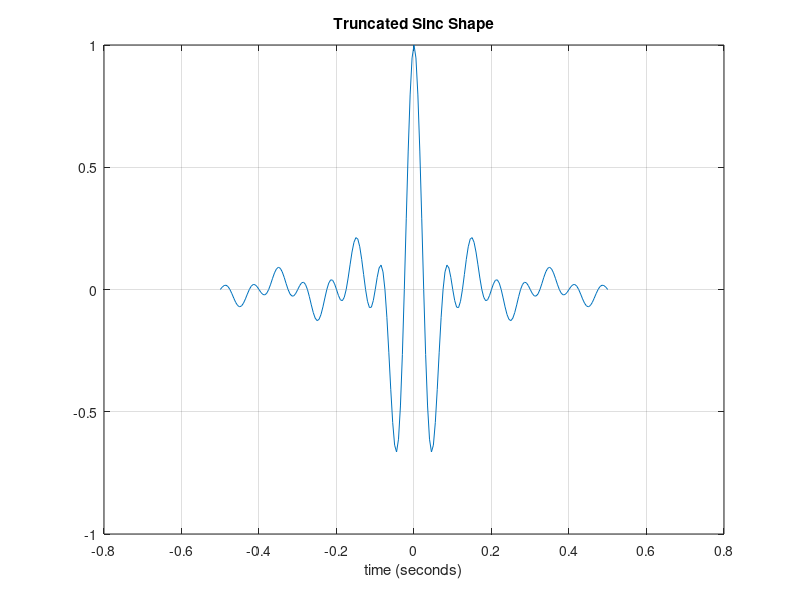
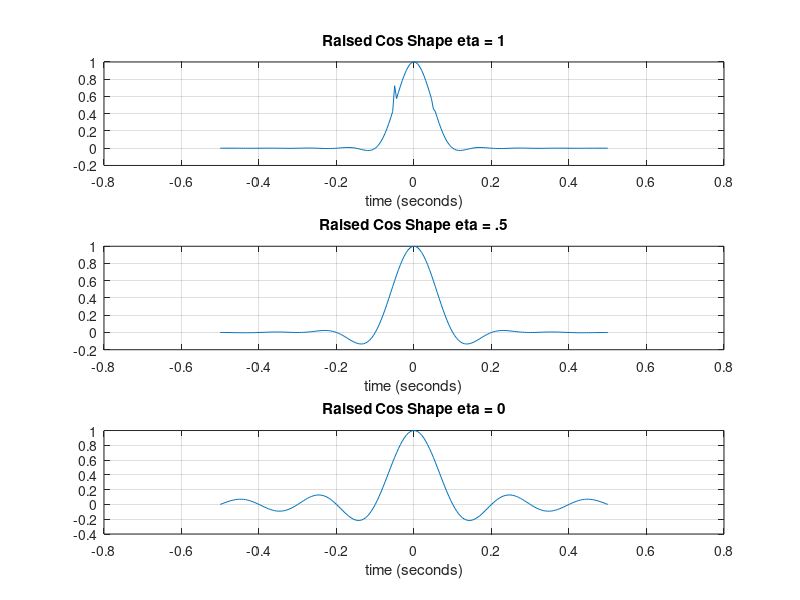
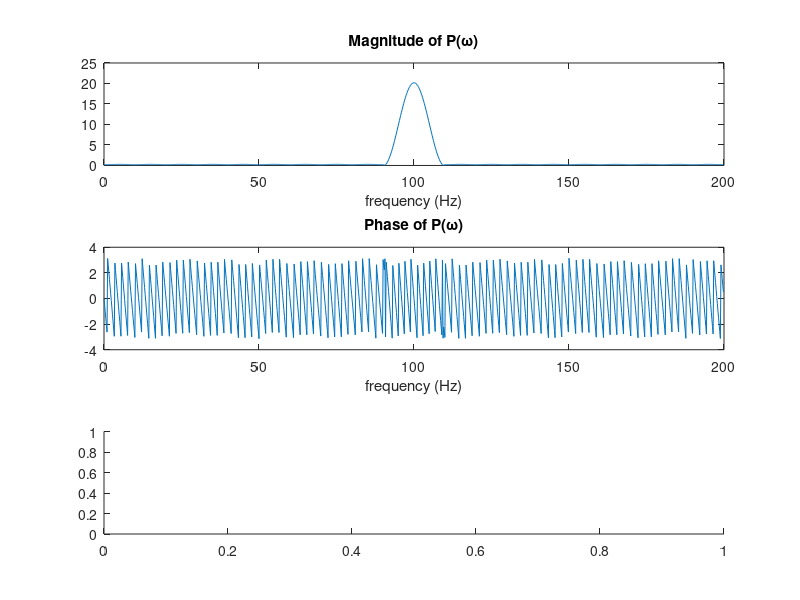

MATLAB code for these plots, in order: (Note: this script raises an error after producing the figures.)
%% Case study 2
%% Introduction
% * Author:                   Amelia Hines, Dayan Parker, Pavly Youssef
% * Class:                    ESE 351
% * Date:                     Created 4/20/2024, Last Edited 4/30/2024
%% create pulse shapes
Ts=0.1; %define period in miliseconds
bw=1;
dt=0.005; %define sampleing rate
t=-Ts*5:dt:Ts*5; %define time vector from 0 to T
fs=1/dt;
N = 1024; %FFT length
beta1 = 1; %Different Beta Values
beta2 = .5;
beta3 = 0;
name1 = 'Truncated Sinc';
name2 = 'Raised Cosine';

raisCos_1B1 = sinc(t/Ts).*(cos(pi*beta1*t/Ts)./(1-(2*beta1*t/Ts).^2)); %define raised cos
raisCos_1B2 = sinc(t/Ts).*(cos(pi*beta2*t/Ts)./(1-(2*beta2*t/Ts).^2)); %define raised cos
raisCos_1B3 = sinc(t/Ts).*(cos(pi*beta3*t/Ts)./(1-(2*beta3*t/Ts).^2)); %define raised cos
raisCos_1B2(t == Ts/(2*beta2) | t == -Ts/(2*beta2)) = pi/4*sinc(1/(2*beta2)); %Deal with 0
raisCos_1B3(t == Ts/(2*beta3) | t == -Ts/(2*beta3)) = pi/4*sinc(1/(2*beta3)); %Deal with 0
raisCos_2 = raisCos_1B1;
raisCos_3 = raisCos_1B1;
raisCos_1B2(t == Ts/(2*beta1) | t == -Ts/(2*beta1)) = pi/4*sinc(1/(2*beta1)); %Deal with 0
raisCos_1 = raisCos_1B1.*cos(2*pi*10*t); %Define shift
raisCos_2(t == Ts/(2*beta1) | t == -Ts/(2*beta1)) = pi/4*sinc(1/(2*beta1));
raisCos_2 = raisCos_2.*cos(2*pi*20*t);
raisCos_3(t == Ts/(2*beta1) | t == -Ts/(2*beta1)) = pi/4*sinc(1/(2*beta1));
raisCos_3 = raisCos_3.*cos(2*pi*30*t);
sinc_1=sinc(t/Ts).*cos(2*pi*10*t); %define truncated sin function
sinc_2=sinc(t/Ts).*cos(2*pi*20*t); %define shifted truncated sin function
sinc_3=sinc(t/Ts).*cos(2*pi*30*t); %define shifted sinc

figure 
plot(t,sinc_1), title ("Truncated Sinc Shape"),  xlabel('time (seconds)')
grid on

figure 
subplot(3,1,1)
plot(t,raisCos_1B1), title ("Raised Cos Shape \beta = 1"),  xlabel('time (seconds)')
grid on

subplot(3,1,2);
plot(t,raisCos_1B2), title ("Raised Cos Shape \beta = .5"),  xlabel('time (seconds)')
grid on

subplot(3,1,3);
plot(t,raisCos_1B3), title ("Raised Cos Shape \beta = 0"),  xlabel('time (seconds)')
grid on

%Unshifted Raised Cos in Freq
rcos1B1_jw = fftshift(fft(raisCos_1B1,N));
rcos1B2_jw = fftshift(fft(raisCos_1B2,N));
rcos1B3_jw = fftshift(fft(raisCos_1B3,N));
f = 0:(fs/bw)/N:(fs/bw)-(fs/bw)/N;

figure
title('P(\omega): Raised Cosine Unshifted \beta = 1')
subplot(3,1,1), plot(f,abs(rcos1B1_jw)), title('Magnitude of P(\omega)')
xlabel('frequency (Hz)')

subplot(3,1,2), plot(f,angle(rcos1B1_jw)), title('Phase of P(\omega)')
xlabel('frequency (Hz)')

subplot(3,1,3), spectrogram(rcos1B1_jw), title('Spectrogram of P(\omega)')

figure
title('P(\omega): Raised Cosine Unshifted \beta = .5')
subplot(3,1,1), plot(f,abs(rcos1B2_jw)), title('Magnitude of P(\omega)')
xlabel('frequency (Hz)')

subplot(3,1,2), plot(f,angle(rcos1B2_jw)), title('Phase of P(\omega)')
xlabel('frequency (Hz)')

subplot(3,1,3), spectrogram(rcos1B2_jw), title('Spectrogram of P(\omega)')

figure
title('P(\omega): Raised Cosine Unshifted \beta = 0')
subplot(3,1,1), plot(f,abs(rcos1B3_jw)), title('Magnitude of P(\omega)')
xlabel('frequency (Hz)')

subplot(3,1,2), plot(f,angle(rcos1B3_jw)), title('Phase of P(\omega)')
xlabel('frequency (Hz)')

subplot(3,1,3), spectrogram(rcos1B3_jw), title('Spectrogram of P(\omega)')

%10Hz
sinc_jw = fftshift(fft(sinc_1,N)); %take the fft of p(t)
rcos_jw1 =  fftshift(fft(raisCos_1,N));
%plot the frequnecy response of p(t)
figure
title('P(\omega): Truncated Sinc (10Hz)')
subplot(3,1,1), plot(f,abs(sinc_jw)), title('Magnitude of P(\omega)')
xlabel('frequency (Hz)')

subplot(3,1,2), plot(f,angle(sinc_jw)), title('Phase of P(\omega)')
xlabel('frequency (Hz)')

subplot(3,1,3), spectrogram(sinc_jw), title('Spectrogram of P(\omega)')

figure
title('P(\omega): Raised Cosine (10Hz)')
subplot(3,1,1), plot(f,abs(rcos_jw1)), title('Magnitude of P(\omega)')
xlabel('frequency (Hz)')

subplot(3,1,2), plot(f,angle(rcos_jw1)), title('Phase of P(\omega)')
xlabel('frequency (Hz)')

subplot(3,1,3), spectrogram(rcos_jw1), title('Spectrogram of P(\omega)')

%20 Hz
sinc_jw2 = fftshift(fft(sinc_2,N)); %take the fft of p(t)
rcos_jw2 =  fftshift(fft(raisCos_2,N));

figure
title('P(\omega): Truncated Sinc (20Hz)')
subplot(3,1,1), plot(f,abs(sinc_jw2)), title('Magnitude of P(\omega)')
xlabel('frequency (Hz)')

subplot(3,1,2), plot(f,angle(sinc_jw2)), title('Phase of P(\omega)')
xlabel('frequency (Hz)')

subplot(3,1,3), spectrogram(sinc_jw2), title('Spectrogram of P(\omega)')

figure
title('P(\omega): Raised Cosine (20Hz)')
subplot(3,1,1), plot(f,abs(rcos_jw2)), title('Magnitude of P(\omega)')
xlabel('frequnecy (Hz)')

subplot(3,1,2), plot(f,angle(rcos_jw2)), title('Phase of P(\omega)')
xlabel('frequnecy (Hz)')

subplot(3,1,3), spectrogram(rcos_jw2), title('Spectrogram of P(\omega)')

%30 Hz
sinc_jw3 = fftshift(fft(sinc_3,N)); %take the fft of p(t)
rcos_jw3 =  fftshift(fft(raisCos_3,N));

figure
subplot(3,1,1), plot(f,abs(sinc_jw3)), title('Magnitude of P(\omega)')
xlabel('frequency (Hz)')

subplot(3,1,2), plot(f,angle(sinc_jw3)), title('Phase of P(\omega)')
xlabel('frequency (Hz)')

subplot(3,1,3), spectrogram(sinc_jw3), title('Spectrogram of P(\omega)')
%the band width need to for communications with this shape is pi/25 radians
figure
title('P(\omega): Raised Cosine (30Hz)')
subplot(3,1,1), plot(f,abs(rcos_jw3)), title('Magnitude of P(\omega)')
xlabel('frequnecy (Hz)')

subplot(3,1,2), plot(f,angle(rcos_jw3)), title('Phase of P(\omega)')
xlabel('frequnecy (Hz)')

subplot(3,1,3), spectrogram(rcos_jw3), title('Spectrogram of P(\omega)')
%combine plot
figure
plot(f,abs(sinc_jw)), hold on
plot(f,abs(sinc_jw2)),plot(f,abs(sinc_jw3))
hold off
legend('10Hz', '20Hz', '30Hz')
title('magnitude of P(\omega)')
xlabel('frequency (Hz)')

figure
plot(f,abs(rcos_jw1)), hold on
plot(f,abs(rcos_jw2)),plot(f,abs(rcos_jw3))
hold off
legend('10Hz', '20Hz', '30Hz')
title('magnitude of P(\omega)')
xlabel('frequency (Hz)')
%%
message10 = 'I love ESE 351! :)'; 
message20 = 'I love Jason Trobaugh';
message30 = 'I wish I was a LP Filter';
sigmas = [.1 .5 1];
communication_fullSinc = communication(sinc_1,message10,sinc_2,message20,sinc_3,message30,sigmas,name1);
communication_fullRCos = communication(raisCos_1,message10,raisCos_2,message20,raisCos_3,message30,sigmas,name2);
%%
function message_out = communication(pt,message1,pt2,message2,pt3,message3,sigma,name)
    Ts=0.1; %define period in miliseconds
    dt=0.01; %define sampleing rate
    t=-Ts*5:dt:Ts*5; %define time vector from 0 to T
    fs=1/dt;

    fb=1/(Ts); %create bit rate vector
    upscale=100; %use the length of p(t) to idenitfy the number of zeros 
    % needed to get the full convoltuion y(t)
    

    %convert messages to binary
    x_t10 = str2num(reshape(dec2bin(message1)',1,[])')';
    x_t10(x_t10 == 0) = -1; 

    x_t20 = str2num(reshape(dec2bin(message2)',1,[])')';
    x_t20(x_t20 == 0) = -1;

    x_t30 = str2num(reshape(dec2bin(message3)',1,[])')';
    x_t30(x_t30 == 0) = -1;

    scaled_x10 = zeros(1, numel(x_t10)*upscale);
    length_scaled_10=length(scaled_x10);
    scaled_x20 = zeros(1, numel(x_t20)*upscale);
    length_scaled_20=length(scaled_x20);
    scaled_x30 = zeros(1, numel(x_t30)*upscale);
    length_scaled_30=length(scaled_x30);

    % Insert bit values into the result vector with upsacle zeros in between each value
    scaled_x10(1:100:end) = x_t10;
    scaled_x20(1:100:end) = x_t20;
    scaled_x30(1:100:end) = x_t30;

    %convolute eache scaled signal vecotor with the corrisponding pulse
    %shape
    y_t10=conv(scaled_x10,pt,'same');
    y_t20=conv(scaled_x20,pt2,'same');
    y_t30=conv(scaled_x30,pt3,'same');

    %pad the vectors with zeros to be the same legnth
    scaled_vector=[length(y_t10),length(y_t20),length(y_t30)];
    max_scale=max(scaled_vector);

    y_t10=[y_t10,zeros(1,max_scale-length(y_t10))];
    y_t20=[y_t20,zeros(1,max_scale-length(y_t20))];
    y_t30=[y_t30,zeros(1,max_scale-length(y_t30))];

    y_t=y_t10+y_t20+y_t30; %add the seperate signals together

    noise_time=0:dt:(length(y_t)-1)*dt;%defin a time vector for r(t) and y(t)
    figure, plot(noise_time,y_t), title('orignal data')

    for idx = 1:length(sigma)
        noise=sigma(idx).^2*randn(1,length(y_t)); %create noise vector
        r_t=noise+y_t; %create return signals
        figure, plot(noise_time,r_t), title('noisy data at')
    
        time=0:length(r_t)-1;
    
        %matched filter
        %convolute the noisy data with the opposite of the time vector
        p_opposite_10=pt(end:-1:1);
        z_t10=filter(p_opposite_10,1,r_t.*cos(2*pi*time*10));
        z_t10=z_t10(1,1:length_scaled_10);
    
        p_opposite_20=pt2(end:-1:1);
        z_t20=filter(p_opposite_20,1,r_t.*cos(2*pi*20*time));
        z_t20=z_t20(1,1:length_scaled_20);
        p_opposite_30=pt3(end:-1:1);
        z_t30=filter(p_opposite_30,1,r_t.*cos(2*pi*30*time));
        z_t30=z_t30(1,1:length_scaled_30);
    
        %create a binary output
        output_match10=zeros(1,length(x_t10));
        output_match10(z_t10(upscale:upscale:end)<0)=-1;
        output_match10(z_t10(upscale:upscale:end)>0)=1;
        message_output10=output_match10;
        message_output10(output_match10==-1)=0;
        message_out10 = char(bin2dec(num2str(reshape(message_output10,7,[])')))';
    
        output_match20=zeros(1,length(x_t10)-1);
        output_match20(z_t20(upscale:upscale:end)<0)=-1;
        output_match20(z_t20(upscale:upscale:end)>0)=1;
        message_output20=output_match20;
        message_output20(output_match20==-1)=0;
        message_out20 = char(bin2dec(num2str(reshape(message_output20,7,[])')))';
    
        output_match30=zeros(1,length(x_t30)-1);
        output_match30(z_t30(upscale:upscale:end)<0)=-1;
        output_match30(z_t30(upscale:upscale:end)>0)=1;
        message_output30=output_match30;
        message_output30(output_match30==-1)=0;
        message_out30 = char(bin2dec(num2str(reshape(message_output30,7,[])')))';
        
        message_out=cell(3,1);
        message_out{1}=message_out10;
        message_out{2}=message_out20;
        message_out{3}=message_out30;
    
    
        %10 Hz plot
        diff_idx1=find(output_match10~=x_t10);
        same_idx1=find(output_match10==x_t10);
        error_rate1=length(diff_idx1)/length(x_t10); %define error rate
        

        %20 Hz plot
        diff_idx2=find(output_match20~=x_t20);
        same_idx2=find(output_match20==x_t20);
        error_rate2=length(diff_idx2)/length(x_t20); %define error rate
        
        %30 Hz plot
        diff_idx3=find(output_match30~=x_t30);
        same_idx3=find(output_match30==x_t30);
        error_rate3=length(diff_idx3)/length(x_t30); %define error rate

        figure
        title('Sigma = %.3f',sigma(idx))
        subplot(3,2,1)
        stem(same_idx1,output_match10(same_idx1), 'bo'); 
        hold on; 
        % Plot p_t where p_t is different from x_t
        stem(diff_idx1, output_match10(diff_idx1), 'rx');  % Plot p_t where it is different from x_t with red x marks
        title('Output of the match reciver at 10 Hz')
        xlabel('bits')
        hold off; % Release the hold on the plot
        legend('x_t', 'p_t different from x_t');
        
        subplot(3,2,2), stem(x_t10), title('orignal signal')%plot orignal signal
        xlabel(sprintf('bits, error rate = %0.3f, sigma = %0.3f', error_rate1, sigma(idx)))

        subplot(3,2,3)
        stem(same_idx2,output_match20(same_idx2), 'bo'); 
        hold on; 
        % Plot p_t where p_t is different from x_t
        stem(diff_idx2, output_match20(diff_idx2), 'rx');  % Plot p_t where it is different from x_t with red x marks
        title('Output of the match reciver at 20 Hz')
        xlabel('bits')
        hold off; % Release the hold on the plot
        legend('x_t', 'p_t different from x_t');
        
        subplot(3,2,4), stem(x_t20), title('orignal signal')%plot orignal signal
        xlabel(sprintf('bits, error rate = %0.3f, sigma = %0.3f', error_rate2, sigma(idx)))
        
        subplot(3,2,5)
        stem(same_idx3,output_match30(same_idx3), 'bo'); 
        hold on; 
        % Plot p_t where p_t is different from x_t
        stem(diff_idx3, output_match30(diff_idx3), 'rx');  % Plot p_t where it is different from x_t with red x marks
        title('Output of the match reciver at 30 Hz')
        xlabel('bits')
        hold off; % Release the hold on the plot
        legend('x_t', 'p_t different from x_t');
        
        subplot(3,2,6), stem(x_t30), title('orignal signal')%plot orignal signal
        xlabel(sprintf('bits, error rate = %0.3f, sigma = %0.3f', error_rate3, sigma(idx)))
        
        %calculate the SNR of the system 
    
        signal_power = sum(y_t.^2);
        noise_power = sum(noise.^2);
        SNR = signal_power / noise_power;
        SNR_dB = 10 * log10(SNR); % SNR in decibels

        disp(['Carrier Function = ',name])
        disp(['standard deviation of noise = ',num2str(sigma(idx))])
        disp(['10Hz message: ',message_out{1}])
        disp(['20Hz message: ',message_out{2}])
        disp(['30Hz message: ',message_out{3}])
        disp(['Error Rate 10Hz = ',num2str(error_rate1)])
        disp(['Error Rate 20Hz = ',num2str(error_rate2)])
        disp(['Error Rate 30Hz = ',num2str(error_rate3)])
        disp(['SNR 10Hz = ',num2str(SNR_dB)])
        disp(['bit rate 10Hz = ',num2str(fb)])
    end
end
